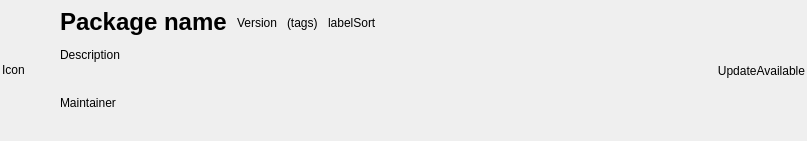
<?xml version="1.0" encoding="UTF-8"?>
<ui version="4.0">
 <class>ExpandedView</class>
 <widget class="QWidget" name="ExpandedView">
  <property name="geometry">
   <rect>
    <x>0</x>
    <y>0</y>
    <width>807</width>
    <height>141</height>
   </rect>
  </property>
  <property name="sizePolicy">
   <sizepolicy hsizetype="MinimumExpanding" vsizetype="Preferred">
    <horstretch>0</horstretch>
    <verstretch>0</verstretch>
   </sizepolicy>
  </property>
  <property name="windowTitle">
   <string >Form</string>
  </property>
  <layout class="QHBoxLayout" name="horizontalLayout_2">
   <property name="spacing">
    <number>2</number>
   </property>
   <property name="sizeConstraint">
    <enum>QLayout::SetNoConstraint</enum>
   </property>
   <property name="leftMargin">
    <number>2</number>
   </property>
   <property name="topMargin">
    <number>0</number>
   </property>
   <property name="rightMargin">
    <number>2</number>
   </property>
   <property name="bottomMargin">
    <number>0</number>
   </property>
   <item>
    <widget class="QLabel" name="labelIcon">
     <property name="sizePolicy">
      <sizepolicy hsizetype="Fixed" vsizetype="Fixed">
       <horstretch>0</horstretch>
       <verstretch>0</verstretch>
      </sizepolicy>
     </property>
     <property name="minimumSize">
      <size>
       <width>48</width>
       <height>48</height>
      </size>
     </property>
     <property name="maximumSize">
      <size>
       <width>48</width>
       <height>48</height>
      </size>
     </property>
     <property name="baseSize">
      <size>
       <width>48</width>
       <height>48</height>
      </size>
     </property>
     <property name="text">
      <string>Icon</string>
     </property>
    </widget>
   </item>
   <item>
    <spacer name="horizontalSpacer">
     <property name="orientation">
      <enum>Qt::Horizontal</enum>
     </property>
     <property name="sizeType">
      <enum>QSizePolicy::Fixed</enum>
     </property>
     <property name="sizeHint" stdset="0">
      <size>
       <width>8</width>
       <height>20</height>
      </size>
     </property>
    </spacer>
   </item>
   <item>
    <layout class="QVBoxLayout" name="verticalLayout">
     <property name="spacing">
      <number>3</number>
     </property>
     <item>
      <layout class="QHBoxLayout" name="horizontalLayout">
       <property name="spacing">
        <number>10</number>
       </property>
       <item>
        <widget class="QLabel" name="labelPackageName">
         <property name="text">
          <string>&lt;h1&gt;Package name&lt;/h1&gt;</string>
         </property>
        </widget>
       </item>
       <item>
        <widget class="QLabel" name="labelVersion">
         <property name="sizePolicy">
          <sizepolicy hsizetype="Preferred" vsizetype="Preferred">
           <horstretch>0</horstretch>
           <verstretch>0</verstretch>
          </sizepolicy>
         </property>
         <property name="text">
          <string>Version</string>
         </property>
        </widget>
       </item>
       <item>
        <widget class="QLabel" name="labelTags">
         <property name="text">
          <string>(tags)</string>
         </property>
        </widget>
       </item>
       <item>
        <widget class="QLabel" name="labelSort">
         <property name="text">
          <string>labelSort</string>
         </property>
        </widget>
       </item>
       <item>
        <spacer name="horizontalSpacer_2">
         <property name="orientation">
          <enum>Qt::Horizontal</enum>
         </property>
         <property name="sizeHint" stdset="0">
          <size>
           <width>40</width>
           <height>20</height>
          </size>
         </property>
        </spacer>
       </item>
      </layout>
     </item>
     <item>
      <widget class="QLabel" name="labelDescription">
       <property name="sizePolicy">
        <sizepolicy hsizetype="MinimumExpanding" vsizetype="Preferred">
         <horstretch>0</horstretch>
         <verstretch>0</verstretch>
        </sizepolicy>
       </property>
       <property name="text">
        <string>Description</string>
       </property>
       <property name="textFormat">
        <enum>Qt::PlainText</enum>
       </property>
       <property name="alignment">
        <set>Qt::AlignLeading|Qt::AlignLeft|Qt::AlignTop</set>
       </property>
       <property name="wordWrap">
        <bool>true</bool>
       </property>
      </widget>
     </item>
     <item>
      <widget class="QLabel" name="labelMaintainer">
       <property name="sizePolicy">
        <sizepolicy hsizetype="Preferred" vsizetype="Preferred">
         <horstretch>0</horstretch>
         <verstretch>0</verstretch>
        </sizepolicy>
       </property>
       <property name="text">
        <string>Maintainer</string>
       </property>
       <property name="alignment">
        <set>Qt::AlignLeading|Qt::AlignLeft|Qt::AlignTop</set>
       </property>
       <property name="wordWrap">
        <bool>false</bool>
       </property>
      </widget>
     </item>
    </layout>
   </item>
   <item>
    <widget class="QLabel" name="labelStatus">
     <property name="text">
      <string>UpdateAvailable</string>
     </property>
     <property name="alignment">
      <set>Qt::AlignRight|Qt::AlignTrailing|Qt::AlignVCenter</set>
     </property>
    </widget>
   </item>
  </layout>
 </widget>
 <resources/>
 <connections/>
</ui>
